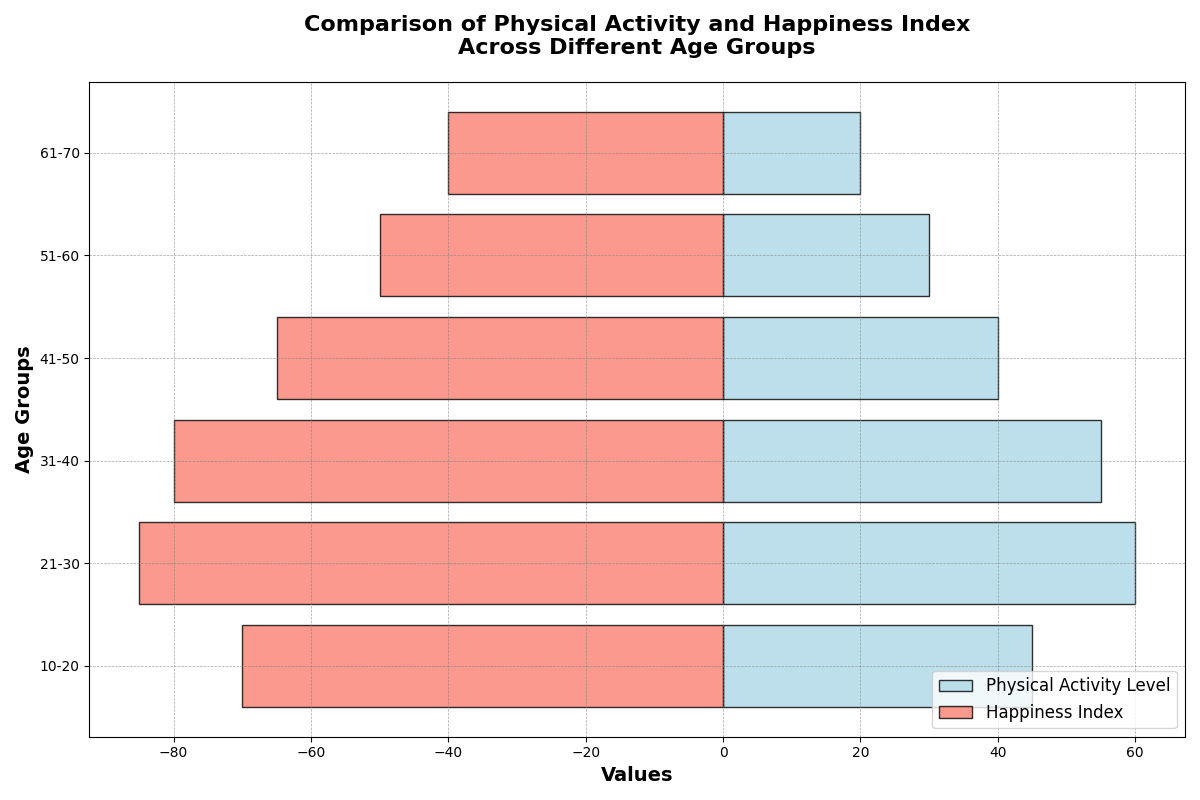

Write Python code to recreate this figure.
import matplotlib.pyplot as plt
import numpy as np

age_groups = np.array(['10-20', '21-30', '31-40', '41-50', '51-60', '61-70'])
physical_activity_level = np.array([45, 60, 55, 40, 30, 20])
happiness_index = np.array([70, 85, 80, 65, 50, 40])

fig, ax = plt.subplots(figsize=(12, 8))

# Plotting horizontal bar chart
ax.barh(age_groups, physical_activity_level, color='lightblue', edgecolor='black', alpha=0.8, label='Physical Activity Level')
ax.barh(age_groups, -happiness_index, color='salmon', edgecolor='black', alpha=0.8, label='Happiness Index')

ax.set_xlabel('Values', fontsize=14, fontweight='semibold')
ax.set_ylabel('Age Groups', fontsize=14, fontweight='semibold')
ax.set_title('Comparison of Physical Activity and Happiness Index\nAcross Different Age Groups', fontsize=16, fontweight='bold', pad=20)

ax.grid(True, linestyle='--', linewidth=0.5, alpha=0.7, color='grey')

ax.legend(loc='lower right', fontsize=12, frameon=True)

plt.tight_layout()
plt.show()
